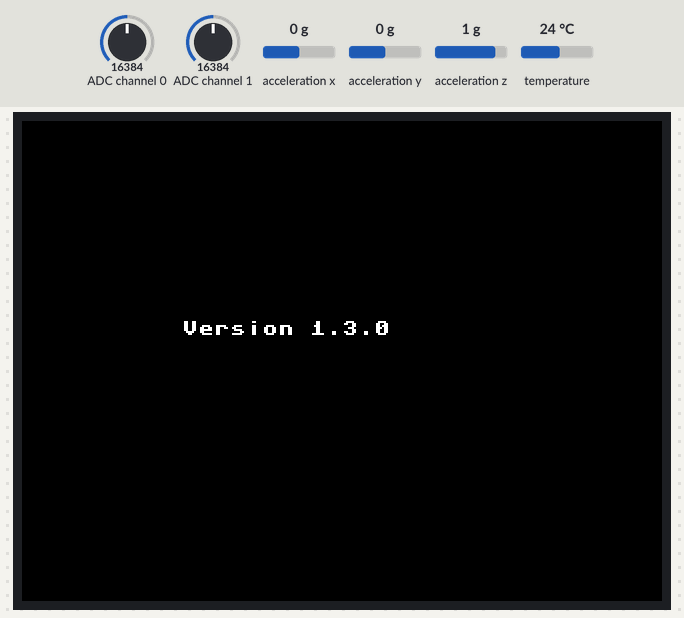
A program run on a simulated Raspberry Pi Pico running MicroPython. Parts: 320×240 colour display. The test bench sets the inputs (shaded band); at power-on: acceleration x 0 g, acceleration z 1 g, acceleration y 0 g, ADC channel 0 = 16384, ADC channel 1 = 16384, temperature 24 °C (analog values on the 0–32767 scale). The clock reads 2024-03-15 10:24:30 at power-on unless the program sets it; library files of the repository ran but are not shown: ili9341.py.

Above: at 0.6 s.
At 3.7 s:
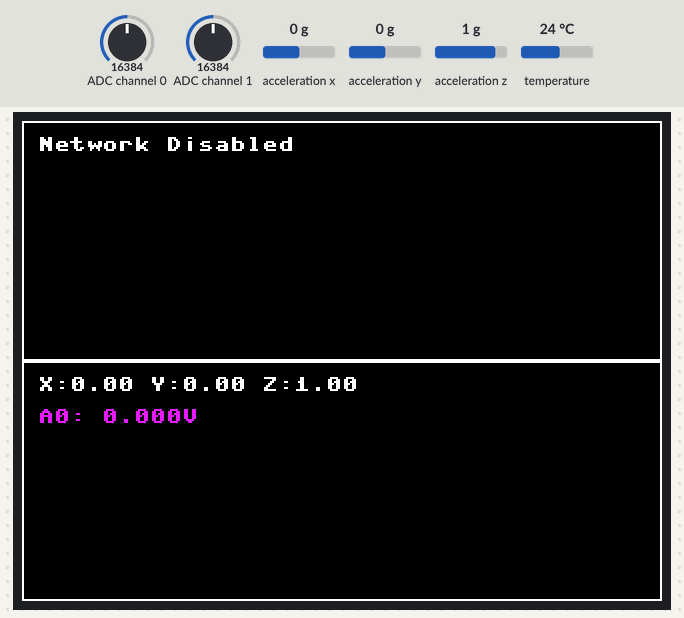
3.8 s: acceleration x set to -1.4 g
At 4.4 s:
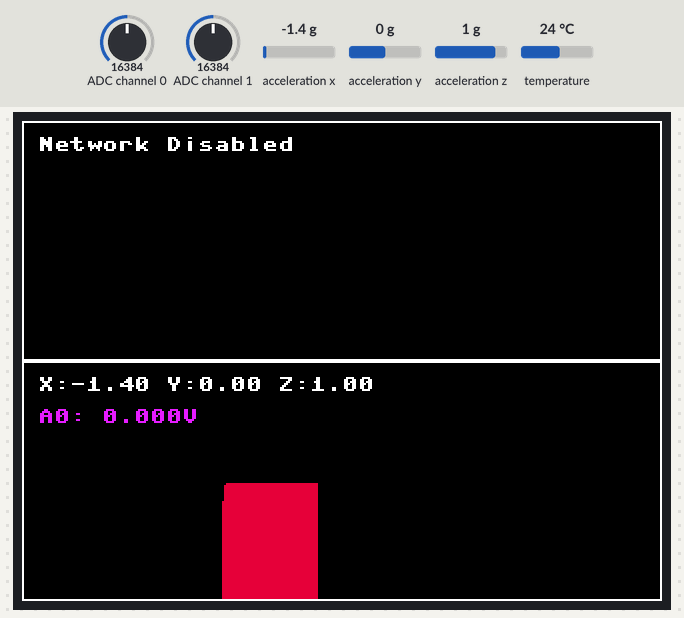
6.1 s: acceleration z set to -1.4 g
At 6.37 s:
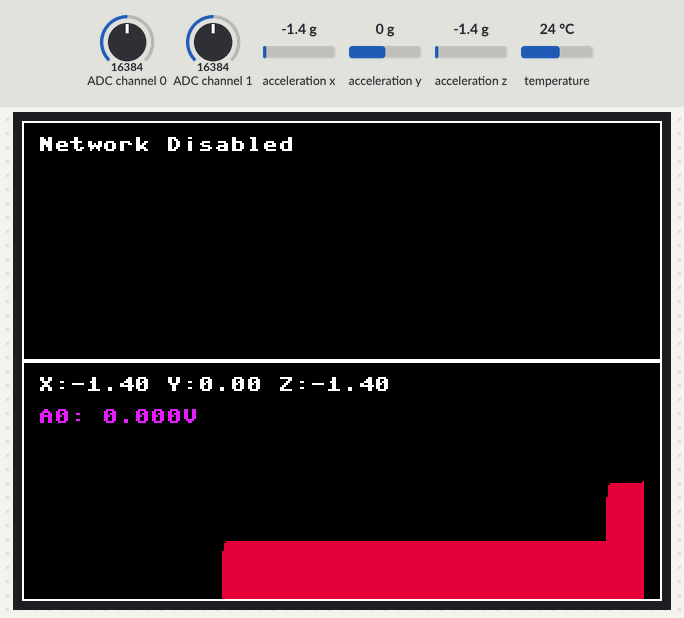
8.1 s: acceleration y set to -1.4 g
At 12.8 s:
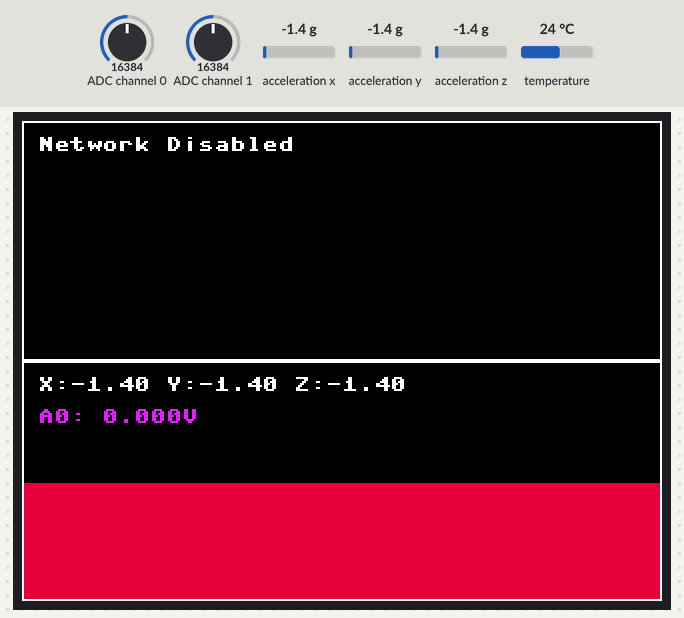

The program:

main.py
```python
# Version 1.3.0
from machine import I2C, Pin, UART, RTC, Timer, SPI
from utime import sleep_us, ticks_us, localtime
import math
import struct
from ili9341 import ILI9341, color565
from framebuf import FrameBuffer, RGB565

VERSION = "1.3.0"

i2c0 = I2C(0, scl=Pin(1), sda=Pin(0), freq=400000)
spi = SPI(0, baudrate=30000000, polarity=0, phase=0, sck=Pin(2), mosi=Pin(3))
cs = Pin(5, Pin.OUT, value=1)
dc = Pin(13, Pin.OUT)
rst = Pin(14, Pin.OUT)
WIDTH = 320
HEIGHT = 240
display = ILI9341(spi, cs=cs, dc=dc, rst=rst, width=WIDTH, height=HEIGHT, rotation=1)

uart = UART(1, baudrate=115200, tx=Pin(8), rx=Pin(9))
uart.write(f"ADXL345 Sensor v{VERSION} Started\n".encode())

ADXL345_ADDR = 0x53
POWER_CTL = 0x2D
DATA_FORMAT = 0x31
BW_RATE = 0x2C
DATAX0 = 0x32
ADS1115_ADDR = 0x48

TOP_WINDOW_Y = 0
TOP_WINDOW_HEIGHT = 120
BOTTOM_WINDOW_Y = 120
BOTTOM_WINDOW_HEIGHT = 120
GRAPH_Y_START = BOTTOM_WINDOW_Y + BOTTOM_WINDOW_HEIGHT - 60

class KalmanFilter:
    def __init__(self):
        self.x = 0.0
        self.p = 1.0
        self.q = 0.001
        self.r = 0.00015
        self.k = 0.0

    def update(self, measurement):
        self.p = self.p + self.q
        self.k = self.p / (self.p + self.r)
        self.x = self.x + self.k * (measurement - self.x)
        self.p = (0.5 - self.k) * self.p
        return self.x

latest_reading = None
magnitudes = []
max_magnitude = 0.0
readings = []
kalman_x = KalmanFilter()
kalman_y = KalmanFilter()
kalman_z = KalmanFilter()
rtc = RTC()

def adxl345_init():
    try:
        i2c0.writeto_mem(ADXL345_ADDR, POWER_CTL, bytes([0x08]))
        i2c0.writeto_mem(ADXL345_ADDR, DATA_FORMAT, bytes([0x00 | 0x08]))
        i2c0.writeto_mem(ADXL345_ADDR, BW_RATE, bytes([0x09]))  # 100 Hz
    except Exception as e:
        display.fill(0)
        display.text("ADXL345 Error", 0, 0, color565(255, 255, 255))
        display.text(str(e), 0, 16, color565(255, 255, 255))
        display.show()
        return False
    return True

def ads1115_init():
    try:
        if ADS1115_ADDR in i2c0.scan():
            return True
        else:
            display.fill(0)
            display.text("ADS1115 Not Found", 0, 0, color565(255, 255, 255))
            display.show()
            return False
    except Exception as e:
        display.fill(0)
        display.text("ADS1115 Error", 0, 0, color565(255, 255, 255))
        display.text(str(e), 0, 16, color565(255, 255, 255))
        display.show()
        return False

def read_ads1115():
    try:
        config = bytes([0x01, 0xC1, 0xE3])  # A0, 6.144V, 128 sps
        i2c0.writeto_mem(ADS1115_ADDR, 0x01, config)
        sleep_us(1000)  # ~7.8 ms conversion time
        data = i2c0.readfrom_mem(ADS1115_ADDR, 0x00, 2)
        raw = (data[0] << 8) | data[1]
        if raw & 0x8000:
            raw -= 0x10000
        voltage = (raw / 32768) * 6.144
        return voltage
    except:
        return 0.0

def read_accel():
    try:
        data = i2c0.readfrom_mem(ADXL345_ADDR, DATAX0, 6)
        a_x = (data[1] << 8 | data[0]) if (data[1] & 0x80) == 0 else (data[1] << 8 | data[0]) - 0x10000
        a_y = (data[3] << 8 | data[2]) if (data[3] & 0x80) == 0 else (data[3] << 8 | data[2]) - 0x10000
        a_z = (data[5] << 8 | data[4]) if (data[5] & 0x80) == 0 else (data[5] << 8 | data[4]) - 0x10000
        return a_x, a_y, a_z
    except Exception:
        return 0, 0, 0

def convert_to_g(raw_x, raw_y, raw_z):
    accel_scale = 256.0
    return raw_x / accel_scale, raw_y / accel_scale, raw_z / accel_scale

def draw_magnitude_graph(magnitudes):
    if not magnitudes:
        return
    max_mag = max(magnitudes)
    scale_factor = 60 / max(max_mag, 0.1)
    for i in range(min(len(magnitudes), WIDTH)):
        height = int(magnitudes[i] * scale_factor)
        height = max(1, min(60, height))
        display.fill_rect(i, HEIGHT - height, 1, height, color565(0, 255, 0))

def draw_borders():
    display.rect(0, TOP_WINDOW_Y, WIDTH, TOP_WINDOW_HEIGHT, color565(255, 255, 255))
    display.rect(0, BOTTOM_WINDOW_Y, WIDTH, BOTTOM_WINDOW_HEIGHT, color565(255, 255, 255))

def create_miniseed_record(timestamp_ms, a_x, a_y, a_z):
    header = bytearray(32)
    header[0:6] = b'000001'  # Sequence number
    header[6:8] = b'D '       # Quality indicator
    header[8:12] = b'PICO'    # Station ID
    header[12:16] = b'LHZ '   # Channel
    header[16:20] = b'XX00'   # Network code
    year, month, day, hour, minute, second = localtime(timestamp_ms // 1000)[:6]
    header[20:22] = struct.pack('>H', year)
    header[22:24] = struct.pack('>H', (month * 100 + day))
    header[24:27] = bytes([hour, minute, second])
    header[30:32] = struct.pack('>H', 100)  # Sample rate
    data = struct.pack('>hhh', int(a_x * 1000), int(a_y * 1000), int(a_z * 1000))
    return header + data

def timer_callback(timer):
    global latest_reading, magnitudes, max_magnitude, readings
    start_time_us = ticks_us()
    start_time = localtime()

    raw_x, raw_y, raw_z = read_accel()
    if raw_x == 0 and raw_y == 0 and raw_z == 0:
        return

    a_x_raw, a_y_raw, a_z_raw = convert_to_g(raw_x, raw_y, raw_z)
    a_x_filt = kalman_x.update(a_x_raw)
    a_y_filt = kalman_y.update(a_y_raw)
    a_z_filt = kalman_z.update(a_z_raw - 1.0)
    magnitude_filt = math.sqrt(a_x_filt**2 + a_y_filt**2 + a_z_filt**2)

    max_magnitude = max(max_magnitude, magnitude_filt)
    magnitudes.append(magnitude_filt)
    if len(magnitudes) > WIDTH:
        magnitudes.pop(0)

    timestamp_ms = (start_time[3] * 3600 + start_time[4] * 60 + start_time[5]) * 1000
    timestamp_str = f"{start_time[3]:02d}:{start_time[4]:02d}:{start_time[5]:02d}"
    latest_reading = {
        'timestamp_ms': timestamp_ms,
        'a_x_raw': a_x_raw,
        'a_y_raw': a_y_raw,
        'a_z_raw': a_z_raw,
        'a_x_filt': a_x_filt,
        'a_y_filt': a_y_filt,
        'a_z_filt': a_z_filt,
        'magnitude_filt': magnitude_filt,
        'timestamp_str': timestamp_str,
        'voltage': 0.0  # Updated in main loop
    }
    readings.append({
        'timestamp': timestamp_str,
        'magnitude': magnitude_filt
    })
    if len(readings) > 20:
        readings.pop(0)

display.fill(0)
display.text(f"Version {VERSION}", 80, 100, color565(255, 255, 255))
display.show()
sleep_us(2000000)

if not adxl345_init():
    while True:
        sleep_us(1000000)

if not ads1115_init():
    while True:
        sleep_us(1000000)

rtc.datetime((2025, 6, 20, 20, 41, 0, 0, 0))  # June 20, 2025, 01:41 PM MST

timer = Timer()
timer.init(period=12, mode=Timer.PERIODIC, callback=timer_callback)  # 100 Hz with margin

sample_interval_us = 12000
while True:
    start_time_us = ticks_us()

    if latest_reading:
        latest_reading['voltage'] = read_ads1115()
        display.fill(0)
        display.text("Network Disabled", 8, TOP_WINDOW_Y + 8, color565(255, 255, 255))
        raw_str = f"X:{latest_reading['a_x_raw']:.2f} Y:{latest_reading['a_y_raw']:.2f} Z:{latest_reading['a_z_raw']:.2f}"
        display.text(raw_str, 8, BOTTOM_WINDOW_Y + 8, color565(255, 255, 255))
        display.text(f"A0: {latest_reading['voltage']:.3f}V", 8, BOTTOM_WINDOW_Y + 24, color565(255, 255, 0))
        draw_magnitude_graph(magnitudes)
        draw_borders()
        display.show()

        miniseed = create_miniseed_record(
            latest_reading['timestamp_ms'],
            latest_reading['a_x_filt'],
            latest_reading['a_y_filt'],
            latest_reading['a_z_filt']
        )
        uart.write(miniseed)

        elapsed_us = ticks_us() - start_time_us
        uart.write(f"Frame time: {elapsed_us/1000:.1f} ms\n".encode())

    sleep_us(max(0, sample_interval_us - (ticks_us() - start_time_us)))
```

Measured:
- after the input at 3.8 s, the display: first changes at once (image 2 shows a later state)
- after the input at 6.1 s, the display: first differs from a run without the input after 0.09 s (image 3 shows a later state)
- after the input at 8.1 s, the display: first changes at once (image 4 shows a later state)
- what the display in image 0 shows lasts 2.1 s, from 0.5 s to 2.6 s
